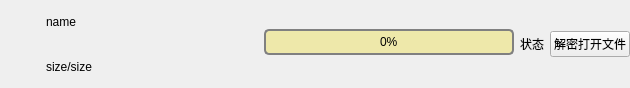
<?xml version="1.0" encoding="UTF-8"?>
<ui version="4.0">
 <class>DownloadListForm</class>
 <widget class="QWidget" name="DownloadListForm">
  <property name="geometry">
   <rect>
    <x>0</x>
    <y>0</y>
    <width>630</width>
    <height>88</height>
   </rect>
  </property>
  <property name="windowTitle">
   <string>Form</string>
  </property>
  <layout class="QHBoxLayout" name="horizontalLayout_2">
   <property name="leftMargin">
    <number>0</number>
   </property>
   <property name="topMargin">
    <number>0</number>
   </property>
   <property name="rightMargin">
    <number>0</number>
   </property>
   <property name="bottomMargin">
    <number>0</number>
   </property>
   <item>
    <layout class="QHBoxLayout" name="horizontalLayout">
     <item>
      <widget class="QLabel" name="file_label">
       <property name="minimumSize">
        <size>
         <width>40</width>
         <height>40</height>
        </size>
       </property>
       <property name="maximumSize">
        <size>
         <width>40</width>
         <height>40</height>
        </size>
       </property>
       <property name="styleSheet">
        <string notr="true">QLabel
{
	border-image: url(:/pic/resource/img/file.png);
}
</string>
       </property>
       <property name="text">
        <string/>
       </property>
      </widget>
     </item>
     <item>
      <layout class="QVBoxLayout" name="verticalLayout">
       <property name="topMargin">
        <number>2</number>
       </property>
       <property name="bottomMargin">
        <number>2</number>
       </property>
       <item>
        <widget class="QLabel" name="name_label">
         <property name="text">
          <string>name</string>
         </property>
        </widget>
       </item>
       <item>
        <widget class="QLabel" name="size_label">
         <property name="text">
          <string>size/size</string>
         </property>
        </widget>
       </item>
      </layout>
     </item>
     <item>
      <spacer name="horizontalSpacer">
       <property name="orientation">
        <enum>Qt::Horizontal</enum>
       </property>
       <property name="sizeHint" stdset="0">
        <size>
         <width>40</width>
         <height>20</height>
        </size>
       </property>
      </spacer>
     </item>
     <item>
      <layout class="QVBoxLayout" name="verticalLayout_2">
       <property name="spacing">
        <number>0</number>
       </property>
       <property name="topMargin">
        <number>2</number>
       </property>
       <property name="bottomMargin">
        <number>5</number>
       </property>
       <item>
        <spacer name="verticalSpacer">
         <property name="orientation">
          <enum>Qt::Vertical</enum>
         </property>
         <property name="sizeHint" stdset="0">
          <size>
           <width>20</width>
           <height>40</height>
          </size>
         </property>
        </spacer>
       </item>
       <item>
        <widget class="QProgressBar" name="progressBar">
         <property name="minimumSize">
          <size>
           <width>250</width>
           <height>0</height>
          </size>
         </property>
         <property name="maximumSize">
          <size>
           <width>250</width>
           <height>16777215</height>
          </size>
         </property>
         <property name="styleSheet">
          <string notr="true">QProgressBar{
	background-color: palegoldenrod;
	text-align:center;
	border:2px solid grey;
	border-radius:5px;
}
QProgressBar::chunk{
	background-color:goldenrod;
}</string>
         </property>
         <property name="value">
          <number>0</number>
         </property>
        </widget>
       </item>
       <item>
        <spacer name="verticalSpacer_2">
         <property name="orientation">
          <enum>Qt::Vertical</enum>
         </property>
         <property name="sizeHint" stdset="0">
          <size>
           <width>20</width>
           <height>40</height>
          </size>
         </property>
        </spacer>
       </item>
      </layout>
     </item>
     <item>
      <widget class="QLabel" name="state_label">
       <property name="text">
        <string>状态</string>
       </property>
      </widget>
     </item>
     <item>
      <widget class="QPushButton" name="decrypt_open_pushButton">
       <property name="text">
        <string>解密打开文件</string>
       </property>
      </widget>
     </item>
    </layout>
   </item>
  </layout>
 </widget>
 <resources/>
 <connections/>
</ui>
